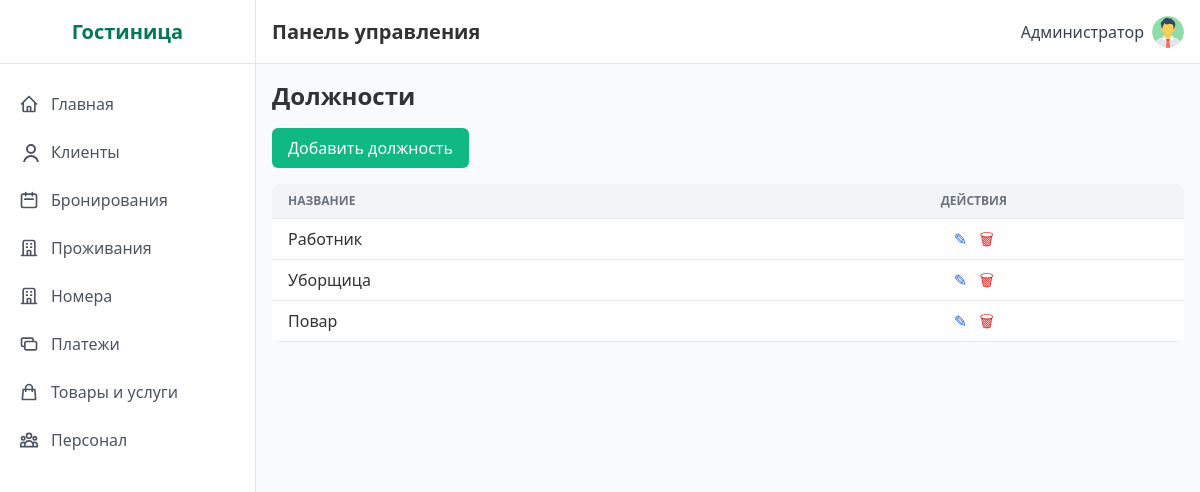
/staff/positions/ (signed in), run on the app's committed database.
### hotel/models.py (models this page shows, shortened)
class Position(models.Model):
    name = models.CharField('Название должности', max_length=100)
    class Meta:
        verbose_name = 'Должность'
        verbose_name_plural = 'Должности'

### hotel/views.py (the view)
# urls.py: path('staff/positions/', views.PositionListView.as_view(), name='position_list'),
class PositionListView(ProtectedView, ListView):
    model = Position
    template_name = 'hotel/position_list.html'
    paginate_by = 20

### templates/hotel/position_list.html (shortened to what this page needs)
{% extends "base.html" %}
{% block content %}
<h2 class="text-2xl font-semibold mb-4">Должности</h2>
<div class="mb-4">
  <a href="{% url 'position_add' %}" class="btn-primary">Добавить должность</a>
</div>
<table class="min-w-full bg-white rounded-lg overflow-hidden">
  <thead class="bg-gray-100">
    <tr>
      <th class="px-4 py-2 text-left">Название</th>
      <th class="px-4 py-2 text-center">Действия</th>
    </tr>
  </thead>
  <tbody class="divide-y">
    {% for pos in object_list %}
    <tr>
      <td class="px-4 py-2">{{ pos.name }}</td>
      <td class="px-4 py-2 text-center space-x-2">
        <a href="{% url 'position_edit' pos.pk %}" class="text-blue-600 hover:underline">✎</a>
        <a href="{% url 'position_delete' pos.pk %}" class="text-red-600 hover:underline">🗑</a>
      </td>
    </tr>
    {% empty %}
    <tr>
      <td colspan="2" class="p-4 text-center text-gray-500">Нет должностей</td>
    </tr>
    {% endfor %}
  </tbody>
</table>
{% endblock %}

### templates/base.html (shortened to what this page needs)
{% load static %}
<!DOCTYPE html>
<html lang="ru">
<head>
  <link href="https://cdnjs.cloudflare.com/ajax/libs/tailwindcss/2.2.19/tailwind.min.css" rel="stylesheet">
  <link href="{% static 'css/style.css' %}" rel="stylesheet">
</head>
<body class="flex h-screen bg-gray-50">
  {% if request.user.is_authenticated %}
<div class="sidebar w-64 flex-shrink-0 hidden md:block" id="sidebar">
  <div class="sidebar-brand flex items-center justify-center h-16 border-b border-gray-200">
    <h2 class="text-xl font-semibold text-green-700">Гостиница</h2>
  </div>
  <div class="py-4">
    <a href="{% url 'dashboard' %}"
       class="sidebar-link {% if request.resolver_match.url_name == 'dashboard' %}active{% endif %}">
      <span class="flex items-center">
        <svg class="w-5 h-5 mr-3" fill="none" stroke="currentColor" viewBox="0 0 24 24">
          <path stroke-linecap="round" stroke-linejoin="round" stroke-width="2"
                d="M3 12l2-2m0 0l7-7 7 7M5 10v10a1 1 0 001 1h3m10-11l2 2m-2-2v10a1 1 0
                   01-1 1h-3m-6 0a1 1 0 001-1v-4a1 1 0 011-1h2a1 1 0 011 1v4a1 1 0
                   001 1m-6 0h6"/>
        </svg>
        Главная
      </span>
    </a>
    <a href="{% url 'client_list' %}"
       class="sidebar-link {% if request.resolver_match.url_name == 'client_list' %}active{% endif %}">
      <span class="flex items-center">
        <svg class="w-5 h-5 mr-3" fill="none" stroke="currentColor" viewBox="0 0 24 24 desalination">
          <path stroke-linecap="round" stroke-linejoin="round" stroke-width="2"
                d="M16 7a4 4 0 11-8 0 4 4 0 018 0zM12 14a7 7 0
                   00-7 7h14a7 7 0 00-7-7z"/>
        </svg>
        Клиенты
      </span>
    </a>
    <a href="{% url 'booking_list' %}"
       class="sidebar-link {% if request.resolver_match.url_name == 'booking_list' %}active{% endif %}">
      <span class="flex items-center">
        <svg class="w-5 h-5 mr-3" fill="none" stroke="currentColor" viewBox="0 0 24 24">
          <path stroke-linecap="round" stroke-linejoin="round" stroke-width="2"
                d="M8 7V3m8 4V3m-9 8h10M5 21h14a2
                   2 0 002-2V7a2 2 0 00-2-2H5a2 2 0
                   00-2 2v12a2 2 0 002 2z"/>
        </svg>
        Бронирования
      </span>
    </a>
    <a href="{% url 'accommodation_list' %}"
       class="sidebar-link {% if request.resolver_match.url_name == 'accommodation_list' %}active{% endif %}">
      <span class="flex items-center">
        <svg class="w-5 h-5 mr-3" fill="none" stroke="currentColor" viewBox="0 0 24 24">
          <path stroke-linecap="round" stroke-linejoin="round" stroke-width="2"
                d="M19 21V5a2 2 0 00-2-2H7a2 2 0
                   00-2 2v16m14 0h2m-2 0h-5m-9 0H3m2
                   0h5M9 7h1m-1 4h1m4-4h1m-1
                   4h1m-5 10v-5a1 1 0 011-1h2a1
                   1 0 011 1v5m-4 0h4"/>
        </svg>
        Проживания
      </span>
    </a>
    <a href="{% url 'room_list' %}"
       class="sidebar-link {% if request.resolver_match.url_name == 'room_list' %}active{% endif %}">
      <span class="flex items-center">
        <svg class="w-5 h-5 mr-3" fill="none" stroke="currentColor" viewBox="0 0 24 24">
          <path stroke-linecap="round" stroke-linejoin="round" stroke-width="2"
                d="M19 21V5a2 2 0 00-2-2H7a2 2 0
                   00-2 2v16m14 0h2m-2 0h-5m-9 0H3m2
                   0h5M9 7h1m-1 4h1m4-4h1m-1
                   4h1m-5 10v-5a1 1 0 011-1h2a1
                   1 0 011 1v5m-4 0h4"/>
        </svg>
        Номера
      </span>
    </a>
    <a href="{% url 'payment_list' %}"
       class="sidebar-link {% if request.resolver_match.url_name == 'payment_list' %}active{% endif %}">
      <span class="flex items-center">
        <svg class="w-5 h-5 mr-3" fill="none" stroke="currentColor" viewBox="0 0 24 24">
          <path stroke-linecap="round" stroke-linejoin="round" stroke-width="2"
                d="M17 9V7a2 2 0 00-2-2H5a2
                   2 0 00-2 2v6a2 2 0 002 2h2m2
                   4h10a2 2 0 002-2v-6a2 2 0
                   00-2-2H9a2 2 0 00-2 2v6a2
                   2 0 002 2z"/>
        </svg>
        Платежи
      </span>
    </a>
    <a href="{% url 'inventory_orders' %}"
       class="sidebar-link {% if request.resolver_match.url_name == 'inventory_orders' %}active{% endif %}">
      <span class="flex items-center">
        <svg class="w-5 h-5 mr-3" fill="none" stroke="currentColor" viewBox="0 0 24 24">
          <path stroke-linecap="round" stroke-linejoin="round" stroke-width="2"
                d="M16 11V7a4 4 0 00-8 0v4M5
                   9h14l1 12H4L5 9z"/>
        </svg>
        Товары и услуги
      </span>
    </a>
    <a href="{% url 'employee_list' %}"
       class="sidebar-link {% if request.resolver_match.url_name == 'employee_list' %}active{% endif %}">
      <span class="flex items-center">
        Персонал
      </span>
    </a>
  </div>
</div>
{% endif %}
    <div class="flex-1 flex flex-col overflow-hidden">
        <header class="header flex items-center justify-between h-16 px-4 border-b border-gray-200">
            <div class="flex items-center">
                <h1 class="text-xl font-semibold">Панель управления</h1>
            </div>
            <div class="flex items-center space-x-4">
{% if request.user.is_authenticated %}
<div class="relative inline-block text-left">
  <button id="userMenuButton"
          class="flex items-center space-x-2 focus:outline-none">
    <span class="text-gray-700">
      {{ request.user.get_full_name|default:request.user.username }}
    </span>
    <img src="{{ request.user.profile.avatar_url|default:'/static/images/default-avatar.png' }}"
         alt="Аватар"
         class="w-8 h-8 rounded-full object-cover">
  </button>
</div>
{% endif %}
</div>
        </header>
        <main class="flex-1 overflow-y-auto p-4 bg-gray-50">
            {% block content %}{% endblock %}
        </main>
    </div>
</body>
</html>

### static/css/style.css (style rules this page uses)
:root { --primary-green: #10b981; --dark-green: #047857; --light-green: #a7f3d0; --bg-green: #ecfdf5; --border-gray: #e5e7eb; }
body { font-family: 'Segoe UI', Tahoma, Geneva, Verdana, sans-serif; background-color: var(--bg-green); color: #333; }
.sidebar { background-color: white; border-right: 1px solid var(--border-gray); }
.sidebar > div:first-child { border-bottom: 1px solid var(--border-gray); }
.sidebar-link { display: block; padding: 0.75rem 1rem; color: #4b5563; border-left: 3px solid transparent; transition: background-color .2s, border-color .2s; }
.sidebar .sidebar-brand { width: 100%; border-bottom: 1px solid var(--border-gray); }
.header { background-color: white; border-bottom: 1px solid var(--border-gray); box-shadow: 0 1px 3px rgba(0,0,0,0.05); }
.btn-primary { background-color: var(--primary-green); color: white; padding: 0.5rem 1rem; border-radius: 0.375rem; font-weight: 500; transition: background-color .2s; display: inline-block; text-decoration: none; }
table { width: 100%; border-collapse: collapse; }
table th, table td { padding: 0.75rem; }
table thead { background-color: #f9fafb; }
table tbody tr:nth-child(even) { background-color: #ffffff; }
table tbody tr:nth-child(odd) { background-color: #fefefe; }
table th { text-align: left; font-size: 0.75rem; text-transform: uppercase; color: #6b7280; border-bottom: 1px solid var(--border-gray); }
table td { border-bottom: 1px solid var(--border-gray); }
.text-center { text-align: center !important; }
.mb-4 { margin-bottom: 1rem !important; }

### data on the page
Position: name "Работник"
Position: name "Уборщица"
Position: name "Повар"

### other printed values
{{ request.user.get_full_name|default:request.user.username }} "Администратор"
